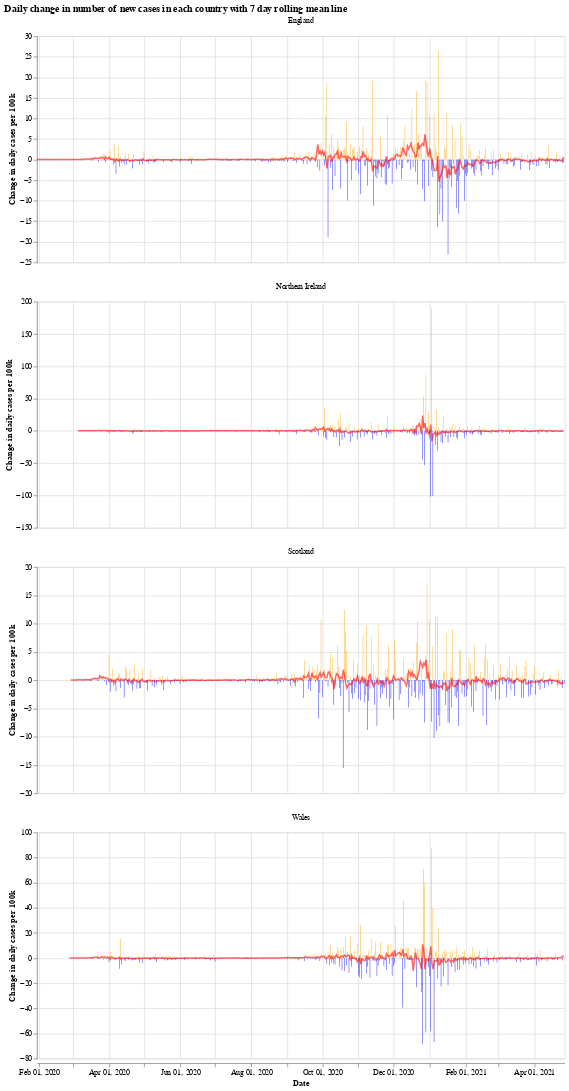

Source (notebook cell):
### Markdown cell above
We will use the Python library `Altair` for visualising the data, see the [altair docs](https://altair-viz.github.io/) for more information.

First we have a graph which shows the daily change in the number of new cases for each country. This number jumps up and down all over the place, which is likely due to delay in reporting of new cases over the weekend. Another interesting thing is that it looks like the daily cases in Wales experienced a much shorter period of calm over the summer (calm in the sense of daily cases not jumping up and down).

The orange bars are days when the number of new cases (per 100k population) was more than the previous day, while the blue are days when the number of new cases dropped. The red line is the 7 day moving average. 

When the moving average line is below 0, it means that there is a consistent drop in new cases. We can see this clearly happening around the times that lockdowns were introduced (though, to varying degrees). I will update the graphs soon with a marker of when each lockdown started.

### Code cell
# collapse
import altair as alt

bars = alt.Chart(uk_cases).mark_bar().encode(
    x=alt.X("yearmonthdate(date):T", axis=alt.Axis(title='Date')),
    y=alt.Y("casesChangeRate:Q", axis=alt.Axis(title='Change in daily cases per 100k')),
    tooltip='casesChange',
    color=alt.condition(
        alt.datum.casesChangeRate > 0,
        alt.value("orange"),  # The positive color
        alt.value("blue")  # The negative color
    )
).properties(title='Daily change in number of new cases with 7 day rolling mean',width=700).interactive()

line = alt.Chart(uk_cases).mark_line(
    color='red',
    size=2,
    opacity=0.6
).transform_window(
    rolling_mean='mean(casesChangeRate)',
    frame=[0, 7],
    groupby=['areaName']
).encode(
    x='yearmonthdate(date):T',
    y='rolling_mean:Q'
)

alt.layer(bars, line, data=uk_cases).facet(alt.Column(
    'areaName', title=''), columns=1).resolve_scale(y='independent').properties(title='Daily change in number of new cases in each country with 7 day rolling mean line')

### Figure 1 — Vega-Lite specification as saved in the notebook (floating-point values rounded to 4 significant figures; data arrays with more than 128 entries replaced by an {"elided": "..."} marker saying what was removed)
{"config": {"view": {"continuousWidth": 400, "continuousHeight": 300}}, "data": {"name": "data-0aab2c25a545947b0ffca38bd0cf05a9"}, "facet": {"type": "nominal", "field": "areaName", "title": ""}, "spec": {"layer": [{"mark": "bar", "encoding": {"color": {"condition": {"value": "orange", "test": "(datum.casesChangeRate > 0)"}, "value": "blue"}, "tooltip": {"type": "quantitative", "field": "casesChange"}, "x": {"type": "temporal", "axis": {"title": "Date"}, "field": "date", "timeUnit": "yearmonthdate"}, "y": {"type": "quantitative", "axis": {"title": "Change in daily cases per 100k"}, "field": "casesChangeRate"}}, "selection": {"selector001": {"type": "interval", "bind": "scales", "encodings": ["x", "y"]}}, "title": "Daily change in number of new cases with 7 day rolling mean", "width": 700}, {"mark": {"type": "line", "color": "red", "opacity": 0.6, "size": 2}, "encoding": {"x": {"type": "temporal", "field": "date", "timeUnit": "yearmonthdate"}, "y": {"type": "quantitative", "field": "rolling_mean"}}, "transform": [{"window": [{"op": "mean", "field": "casesChangeRate", "as": "rolling_mean"}], "frame": [0, 7], "groupby": ["areaName"]}]}]}, "columns": 1, "resolve": {"scale": {"y": "independent"}}, "title": "Daily change in number of new cases in each country with 7 day rolling mean line", "$schema": "https://vega.github.io/schema/vega-lite/v4.8.1.json", "datasets": {"data-0aab2c25a545947b0ffca38bd0cf05a9": {"elided": "1720 records"}}}
